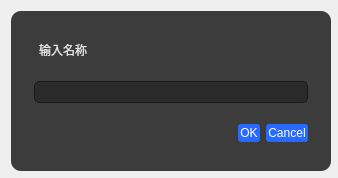
<?xml version="1.0" encoding="UTF-8"?>
<ui version="4.0">
 <class>Dialog_InputName</class>
 <widget class="QDialog" name="Dialog_InputName">
  <property name="geometry">
   <rect>
    <x>0</x>
    <y>0</y>
    <width>338</width>
    <height>178</height>
   </rect>
  </property>
  <property name="minimumSize">
   <size>
    <width>338</width>
    <height>178</height>
   </size>
  </property>
  <property name="maximumSize">
   <size>
    <width>338</width>
    <height>178</height>
   </size>
  </property>
  <property name="windowTitle">
   <string>输入名称</string>
  </property>
  <layout class="QVBoxLayout" name="verticalLayout">
   <item>
    <widget class="QFrame" name="frame_10">
     <property name="minimumSize">
      <size>
       <width>320</width>
       <height>160</height>
      </size>
     </property>
     <property name="styleSheet">
      <string notr="true">QFrame#frame_10{
	background-color:rgb(60, 60, 60);
	border-radius:10px;
}
</string>
     </property>
     <property name="frameShape">
      <enum>QFrame::StyledPanel</enum>
     </property>
     <property name="frameShadow">
      <enum>QFrame::Raised</enum>
     </property>
     <layout class="QVBoxLayout" name="verticalLayout_7">
      <property name="spacing">
       <number>15</number>
      </property>
      <property name="leftMargin">
       <number>23</number>
      </property>
      <property name="topMargin">
       <number>23</number>
      </property>
      <property name="rightMargin">
       <number>23</number>
      </property>
      <property name="bottomMargin">
       <number>23</number>
      </property>
      <item>
       <layout class="QHBoxLayout" name="horizontalLayout_6">
        <item>
         <widget class="QLabel" name="label_3">
          <property name="styleSheet">
           <string notr="true">QLabel{
    background-color:transparent;
	color:rgb(225, 225, 225);
    border-width: 0px;
    border-radius: 3px;
    border-color: beige;
    padding: 2px;
	text-align:left
}
</string>
          </property>
          <property name="text">
           <string>输入名称</string>
          </property>
         </widget>
        </item>
       </layout>
      </item>
      <item>
       <layout class="QHBoxLayout" name="horizontalLayout_15">
        <item>
         <widget class="QLineEdit" name="lineEdit_2">
          <property name="styleSheet">
           <string notr="true">QLineEdit{
background-color:rgb(42, 42, 42);
color:rgb(255, 255, 255);
border-radius: 5px; 
border: 1px solid rgb(25, 25, 25);
padding: 2px;
}
</string>
          </property>
         </widget>
        </item>
       </layout>
      </item>
      <item>
       <widget class="QDialogButtonBox" name="buttonBox">
        <property name="minimumSize">
         <size>
          <width>0</width>
          <height>30</height>
         </size>
        </property>
        <property name="styleSheet">
         <string notr="true">QPushButton {
    background-color:rgb(40, 105, 254);
	color: rgb(255, 255, 255);
    border-width: 0px;
    border-radius: 3px;
    border-color: beige;
    padding: 2px;

}
QPushButton:hover {
    background-color:rgb(14, 59, 229);
}
QPushButton:pressed {
    background-color: rgb(1, 33, 154);
    border-style: inset;
}

</string>
        </property>
        <property name="orientation">
         <enum>Qt::Horizontal</enum>
        </property>
        <property name="standardButtons">
         <set>QDialogButtonBox::Cancel|QDialogButtonBox::Ok</set>
        </property>
       </widget>
      </item>
     </layout>
    </widget>
   </item>
  </layout>
 </widget>
 <resources/>
 <connections>
  <connection>
   <sender>buttonBox</sender>
   <signal>accepted()</signal>
   <receiver>Dialog_InputName</receiver>
   <slot>accept()</slot>
   <hints>
    <hint type="sourcelabel">
     <x>248</x>
     <y>254</y>
    </hint>
    <hint type="destinationlabel">
     <x>157</x>
     <y>274</y>
    </hint>
   </hints>
  </connection>
  <connection>
   <sender>buttonBox</sender>
   <signal>rejected()</signal>
   <receiver>Dialog_InputName</receiver>
   <slot>reject()</slot>
   <hints>
    <hint type="sourcelabel">
     <x>316</x>
     <y>260</y>
    </hint>
    <hint type="destinationlabel">
     <x>286</x>
     <y>274</y>
    </hint>
   </hints>
  </connection>
 </connections>
</ui>
